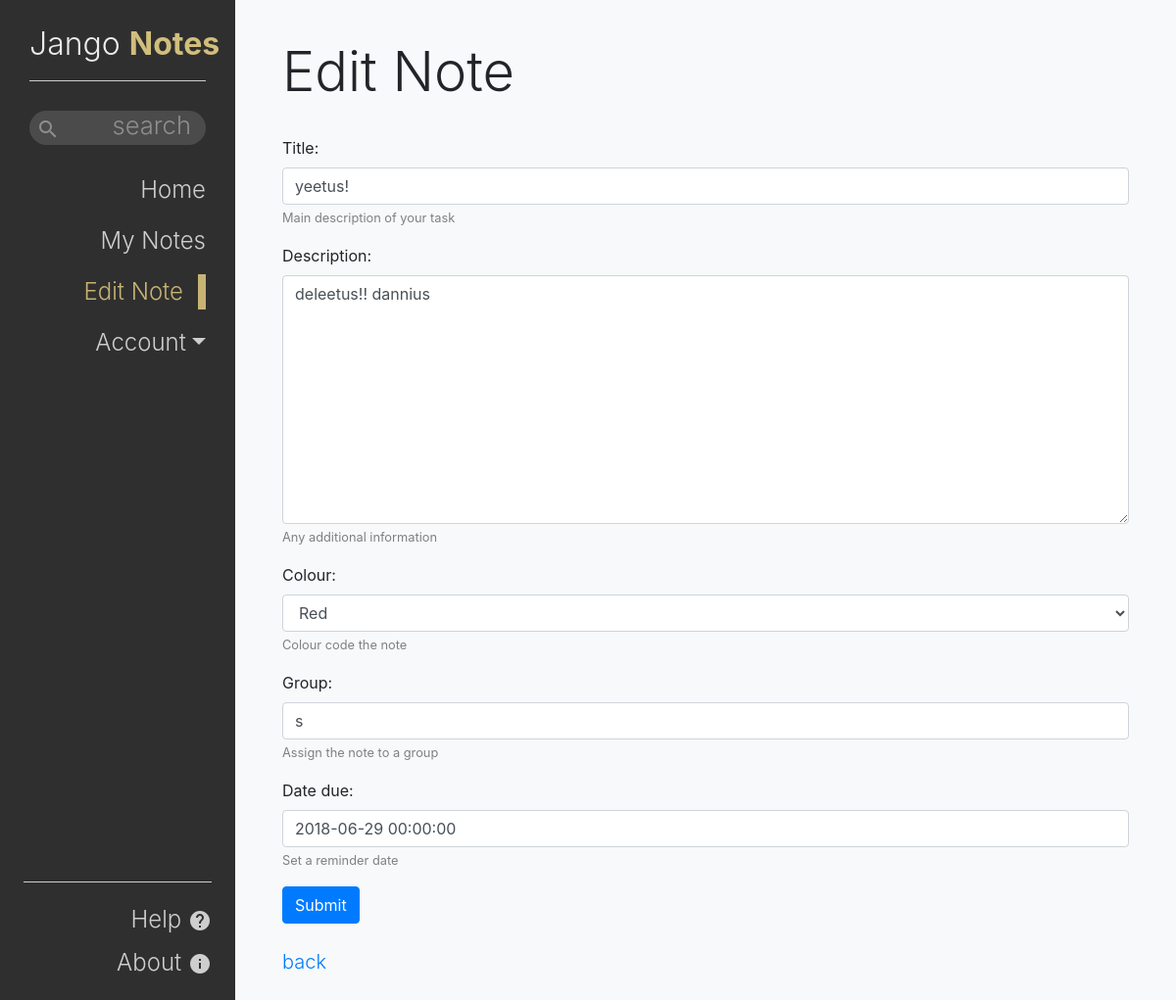
The page /note/1 (signed in) on the database its author committed.
### notesApp/models.py (models this page shows, shortened)
class Note(models.Model):
    colourChoices = (
        ('blue', 'Blue'),
        ('red', 'Red'),
        ('green', 'Green'),
        ('yellow', 'Yellow'),
    )
    owner = models.ForeignKey(User, on_delete=models.CASCADE)
    title = models.CharField(
        max_length=50, help_text="Main description of your task")
    description = models.TextField(
        blank=True, null=True, help_text="Any additional information")
    colour = models.CharField(blank=True, null=True,
                              max_length=50, choices=colourChoices, help_text="Colour code the note")
    group = models.CharField(
        blank=True, null=True, max_length=50, help_text="Assign the note to a group")
    dateCreated = models.DateTimeField(
        auto_now_add=True, verbose_name='date created')
    dateDue = models.DateTimeField(
        blank=True, null=True, help_text="Set a reminder date", verbose_name='date due')
    class Meta:
        ordering = ["dateCreated"]

### notesApp/views.py (the view)
# urls.py: path('note/<int:pk>', views.EditNote, name='editNote'),
@login_required
def EditNote(request, pk):
    note = get_object_or_404(Note, pk=pk)
    if note.owner != request.user:
        raise Http404("You can only edit your own notes.")
    if request.method == 'POST':
        form = NoteForm(request.POST, instance=note)
        if form.is_valid():
            form.save()
            return redirect('notes')
    else:
        form = NoteForm(instance=note)
    return render(request, 'notesApp/noteForm.html', {'form': form })

### notesApp/forms.py
class NoteForm(forms.ModelForm):
    class Meta:
        model = Note
        exclude = ['owner']
        widgets = {'dateDue': DateTimePickerInput(options={
            "showClose": False,
            "showClear": False,
            "showTodayButton": True,
            "format": "MM/DD/YYYY HH:mm",
        })}
    def __init__(self, *args, **kwargs):
        super(NoteForm, self).__init__(*args, **kwargs)
        for field_name, field in self.fields.items():
            field.widget.attrs['class'] = 'form-control'

### templates/notesApp/noteForm.html (shortened to what this page needs)
{% extends "base.html" %}
{% block content %}
  <h1 id="title" class="display-4 mt-3">Add Note</h1>
  <br>
  <form method="post">
    {% for field in form %}
      <p>
        {{ field.label_tag }}<br>
        {{ field }}
        {% if field.help_text %}
          <small style="color: grey">{{ field.help_text }}</small>
        {% endif %}
      </p>
    {% endfor %}
    <button class="btn btn-primary" type="submit">Submit</button>
  </form>
  <br>
  <a href="{% url 'notes' %}" class="lead">back</a>
{% endblock %}
{% block sidebar %}
<li class="nav-item">
    <a class="nav-link" href="{% url 'index' %}">Home</a>
  </li>
  <li class="nav-item">
    <a class="nav-link" href="{% url 'notes' %}">My Notes</a>
  </li>
  <li class="nav-item active">
    <a class="nav-link" id="note-nav" href="{% url 'noteCreate' %}">Add Note</a>
  </li>
{% endblock %}

### static/notesApp/css/style.css (style rules this page uses)
html, body { height: 100%; min-height: 100%; }
::placeholder { color: #8e8e8e !important; }
.sidenav > .navbar-nav > .nav-item > .nav-link { color: #cecece; }
.sidenav > .navbar-nav > .active a { color: #c7b474 !important; border-right: #c7b474 8px solid; padding: 0; padding-right: 15px !important; margin: 8px 0; }

### rows shown on the page
Note: form "yeetus!" "deleetus!! dannius" "Red" "s" "2018-06-29 00:00:00"

### other values the page prints
{{ field.label_tag }} "Title:" "Description:" "Colour:" "Group:" "Date due:"
{{ field.help_text }} "Main description of your task" "Any additional information" "Colour code the note" "Assign the note to a group" "Set a reminder date"
